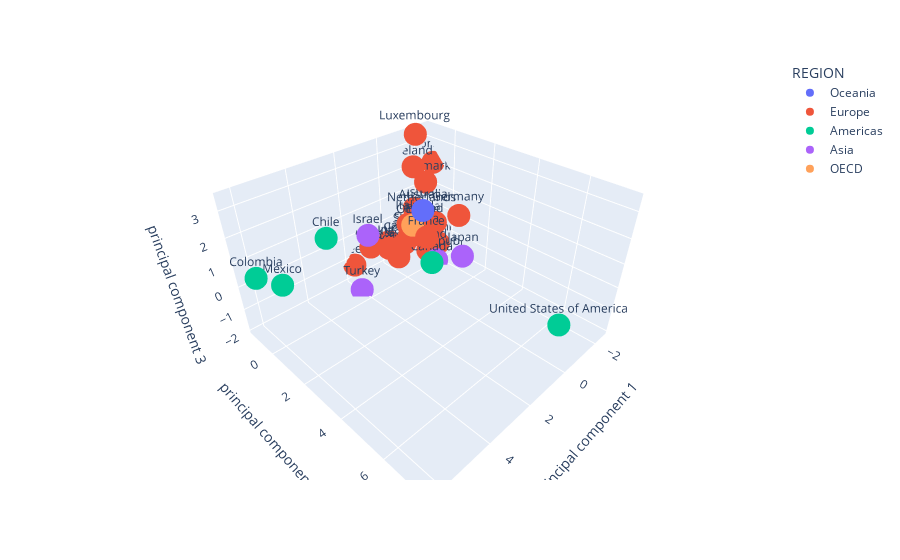

This figure's notebook cell:
### Code cell
fig = px.scatter_3d(finalDf3, x='principal component 1', y='principal component 2', z='principal component 3', text='COUNTRY', color='REGION')
fig.show()

### Figure 1 — Plotly figure (JSON) as saved in the notebook; plotly's stock layout.template omitted (floating-point values rounded to 4 significant figures)
{"data": [{"hovertemplate": "REGION=Oceania<br>principal component 1=%{x}<br>principal component 2=%{y}<br>principal component 3=%{z}<br>COUNTRY=%{text}<extra></extra>", "legendgroup": "Oceania", "marker": {"color": "#636efa", "symbol": "circle"}, "mode": "markers+text", "name": "Oceania", "scene": "scene", "showlegend": true, "text": ["Australia"], "type": "scatter3d", "x": [-0.1745], "y": [0.7614], "z": [1.333]}, {"hovertemplate": "REGION=Europe<br>principal component 1=%{x}<br>principal component 2=%{y}<br>principal component 3=%{z}<br>COUNTRY=%{text}<extra></extra>", "legendgroup": "Europe", "marker": {"color": "#EF553B", "symbol": "circle"}, "mode": "markers+text", "name": "Europe", "scene": "scene", "showlegend": true, "text": ["Austria", "Czechia", "Denmark", "Finland", "France", "Germany", "Greece", "Hungary", "Iceland", "Ireland", "Italy", "Luxembourg", "Netherlands", "Norway", "Poland", "Portugal", "Slovakia", "Spain", "Estonia", "Latvia", "Slovenia", "Lithuania"], "type": "scatter3d", "x": [-1.402, -0.1667, -1.83, -2.332, 0.01141, -1.09, 1.787, 0.3097, -1.399, -1.193, -0.08287, -1.649, -0.6161, -2.494, -1.588, 0.03482, 1.181, -0.005283, -2.082, 0.02037, -0.9921, -0.01722], "y": [-1.019, -0.3289, -0.7591, -0.6567, 1.156, 1.797, -1.277, -0.787, -1.046, -0.2022, -0.0007773, -1.148, 0.272, -0.9884, -0.3856, -0.5073, -0.8917, 0.1521, -0.2243, -0.6953, -0.5097, -1.165], "z": [0.2867, -0.636, 1.455, -0.6452, 0.3917, 1.163, -1.249, -0.8735, 2.185, -0.09725, 0.4559, 3.455, 0.8371, 2.062, -1.651, -1.303, -0.4666, 0.006152, -1.417, -1.123, -0.6457, -0.8604]}, {"hovertemplate": "REGION=Americas<br>principal component 1=%{x}<br>principal component 2=%{y}<br>principal component 3=%{z}<br>COUNTRY=%{text}<extra></extra>", "legendgroup": "Americas", "marker": {"color": "#00cc96", "symbol": "circle"}, "mode": "markers+text", "name": "Americas", "scene": "scene", "showlegend": true, "text": ["Canada", "Mexico", "United States of America", "Chile", "Colombia"], "type": "scatter3d", "x": [-0.5877, 5.523, 0.5669, 3.745, 6.276], "y": [0.8589, -0.3243, 7.533, -0.0252, -0.5606], "z": [-1.236, 0.2042, 0.2024, 1.448, 0.7642]}, {"hovertemplate": "REGION=Asia<br>principal component 1=%{x}<br>principal component 2=%{y}<br>principal component 3=%{z}<br>COUNTRY=%{text}<extra></extra>", "legendgroup": "Asia", "marker": {"color": "#ab63fa", "symbol": "circle"}, "mode": "markers+text", "name": "Asia", "scene": "scene", "showlegend": true, "text": ["Japan", "Korea, Republic of", "Turkey", "Israel"], "type": "scatter3d", "x": [-1.771, -1.647, 2.112, 1.608], "y": [1.494, 0.1075, -0.4725, -0.4595], "z": [-1.175, -1.965, -1.913, 0.4629]}, {"hovertemplate": "REGION=OECD<br>principal component 1=%{x}<br>principal component 2=%{y}<br>principal component 3=%{z}<br>COUNTRY=%{text}<extra></extra>", "legendgroup": "OECD", "marker": {"color": "#FFA15A", "symbol": "circle"}, "mode": "markers+text", "name": "OECD", "scene": "scene", "showlegend": true, "text": ["OECD"], "type": "scatter3d", "x": [-0.05732], "y": [0.3032], "z": [0.543]}], "layout": {"legend": {"title": {"text": "REGION"}, "tracegroupgap": 0}, "margin": {"t": 60}, "scene": {"domain": {"x": [0, 1], "y": [0, 1]}, "xaxis": {"title": {"text": "principal component 1"}}, "yaxis": {"title": {"text": "principal component 2"}}, "zaxis": {"title": {"text": "principal component 3"}}}}}
